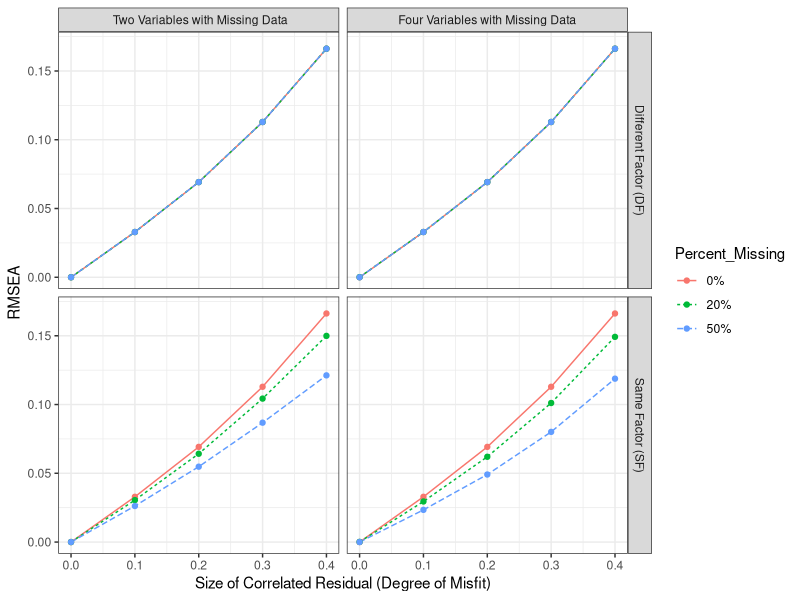
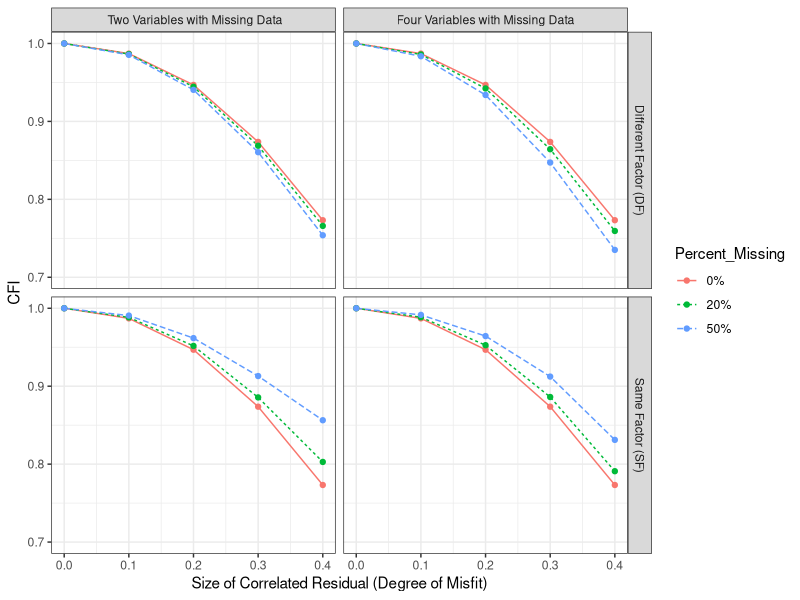
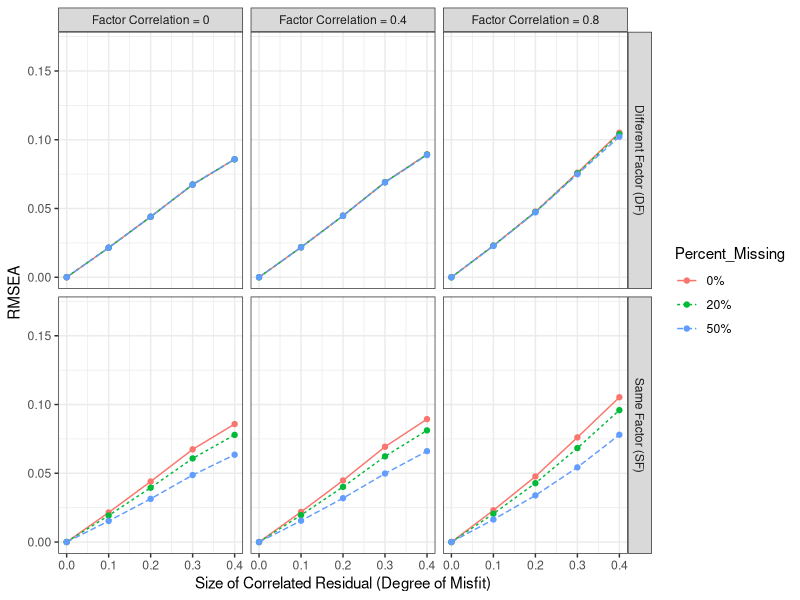
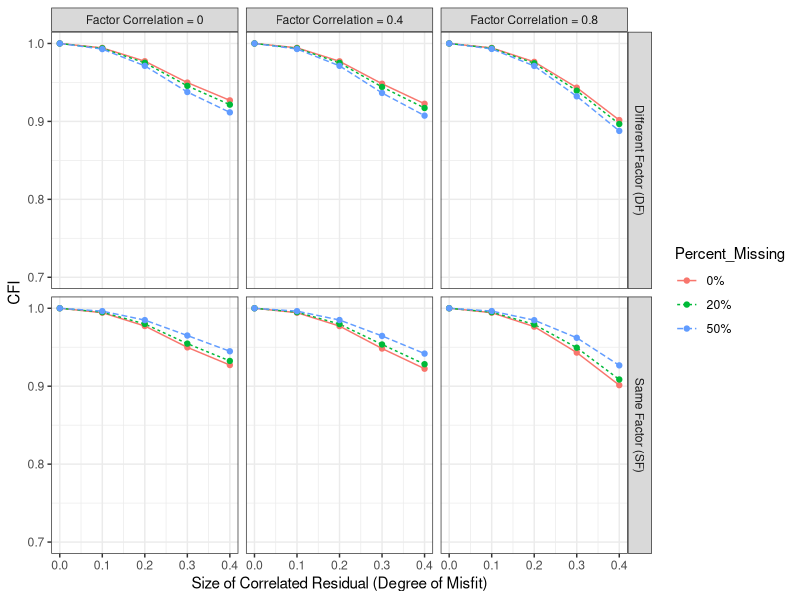
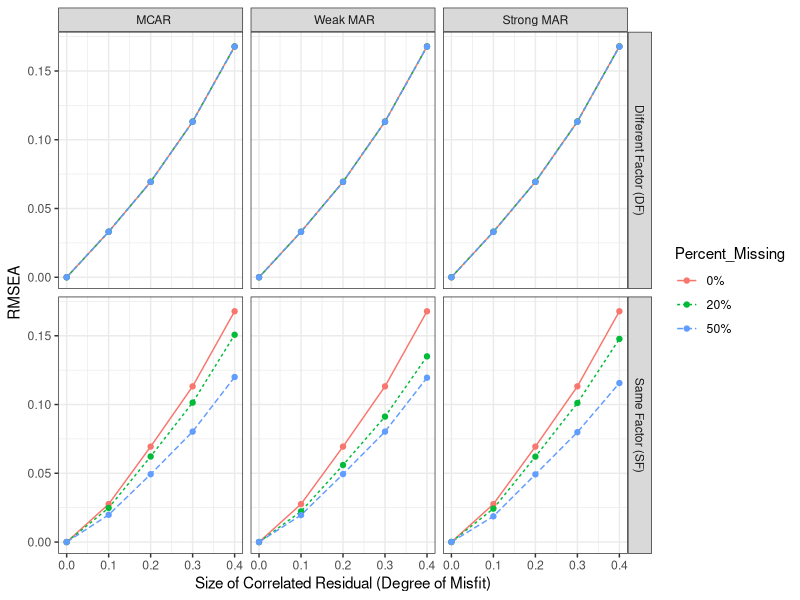
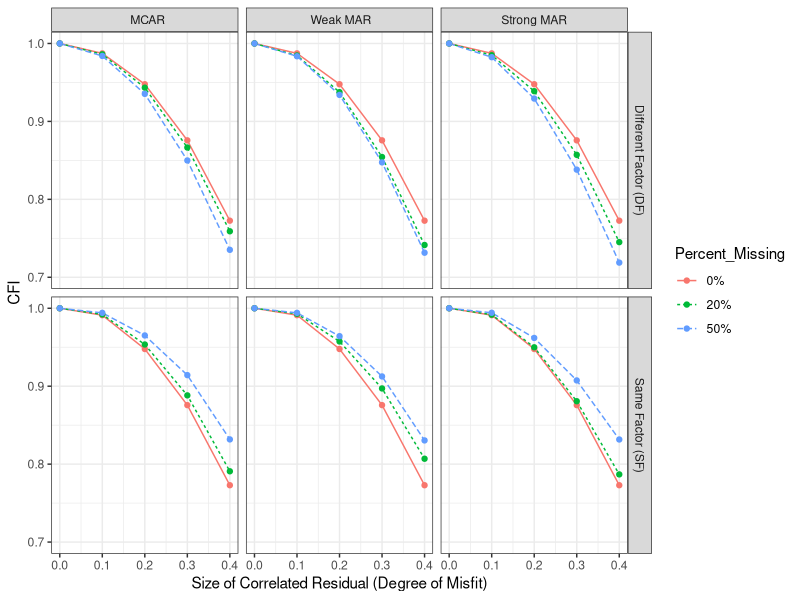
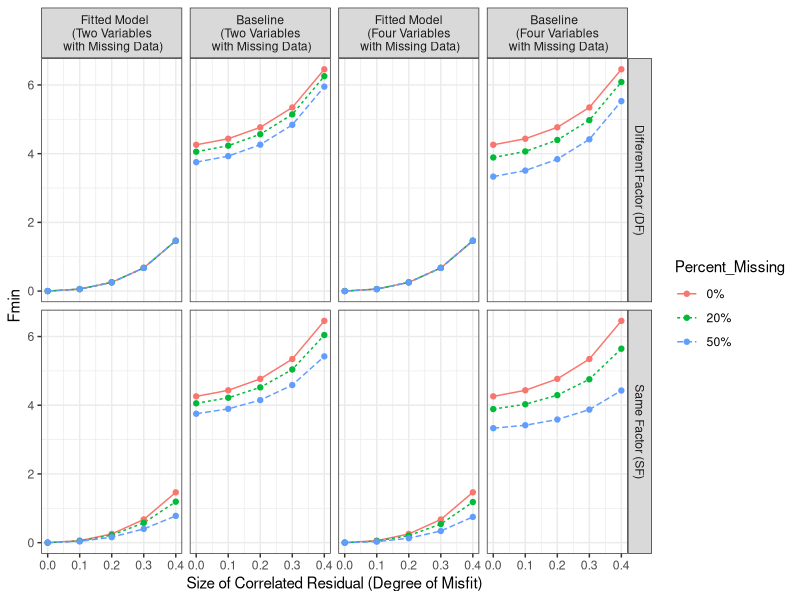

These figures' R source, in order:
library(dplyr)
library(ggplot2)
library(reshape2)

data <- read.csv("data_study1.csv")
data

str(data)

##Note: Figure 2 is graphed the last because it is the most complicated

### Location of misfit vs Number of variables with missing. (i.e., Figure 1)
data1 <- filter(data,Number_Of_CR=="Two Correlated Residuals"
                & Missing_Mechanism=="  MCAR" 
                & FC=="Factor Correlation = 0" )
data1


ggplot(data1, aes(x=Size_Of_CR, y=RMSEA)) + 
  geom_line(aes(linetype=Percent_Missing, color=Percent_Missing)) + 
  geom_point(aes(color=Percent_Missing)) +
  facet_grid(Location_Of_Misfit~Number_of_Missing_Variables) +
  xlab("Size of Correlated Residual (Degree of Misfit)") +
  scale_y_continuous(limits = c(0, 0.17))+ 
  theme_bw() 

ggplot(data1, aes(x=Size_Of_CR, y=CFI)) + 
  geom_line(aes(linetype=Percent_Missing, color=Percent_Missing)) + 
  geom_point(aes(color=Percent_Missing)) +
  facet_grid(Location_Of_Misfit~Number_of_Missing_Variables) +
  xlab("Size of Correlated Residual (Degree of Misfit)")+
  scale_y_continuous(limits = c(0.70, 1))+ 
  theme_bw() 

filter(data,Number_Of_CR=="Two Correlated Residuals"
       & Missing_Mechanism=="  MCAR" 
       & FC=="Factor Correlation = 0" &
         Size_Of_CR=="0.4"&Number_of_Missing_Variables=="Four Variables with Missing Data"
       & Location_Of_Misfit=="Same Factor (SF)")
(0.166227-0.118801)/0.118801
#crossing cutoff point
filter(data,Number_Of_CR=="Two Correlated Residuals"
       & Missing_Mechanism=="  MCAR" 
       & FC=="Factor Correlation = 0" &
         Size_Of_CR=="0.3"&Number_of_Missing_Variables=="Four Variables with Missing Data"
       & Location_Of_Misfit=="Same Factor (SF)")

#Location of Misfit and Factor Correlation #i.e., Figure 3

data2 <- filter(data,Number_Of_CR == "One Correlated Residual"& 
                  Missing_Mechanism =="  MCAR" &
                  Number_of_Missing_Variables=="Four Variables with Missing Data")
data2

filter(data,Number_Of_CR == "One Correlated Residual"& 
         Missing_Mechanism =="  MCAR" &
         Number_of_Missing_Variables=="Four Variables with Missing Data" &
         FC=="Factor Correlation = 0.8" & Location_Of_Misfit=="Different Factor (DF)" & Size_Of_CR=="0.4") 

filter(data,Number_Of_CR == "Two Correlated Residuals"& 
         Missing_Mechanism =="  MCAR" &
         Number_of_Missing_Variables=="Four Variables with Missing Data" &
         FC=="Factor Correlation = 0.8" & Location_Of_Misfit=="Different Factor (DF)" & Size_Of_CR=="0.4") 
(0.1051-0.1022)/0.1051
(0.1749- 0.1736 )/0.1749




ggplot(data2, aes(x=Size_Of_CR , y=RMSEA)) + 
  geom_line(aes(linetype=Percent_Missing, color=Percent_Missing)) + 
  geom_point(aes(color=Percent_Missing))+
  facet_grid(Location_Of_Misfit~FC)+
  xlab("Size of Correlated Residual (Degree of Misfit)") + 
  scale_y_continuous(limits = c(0, 0.17))+ 
  theme_bw() 




ggplot(data2, aes(x=Size_Of_CR , y=CFI)) + 
  geom_line(aes(linetype=Percent_Missing, color=Percent_Missing)) + 
  geom_point(aes(color=Percent_Missing))+
  facet_grid(Location_Of_Misfit~FC)+
  xlab("Size of Correlated Residual (Degree of Misfit)") +
  scale_y_continuous(limits = c(0.70, 1))+ 
  theme_bw() 






### Location of Misfit vs Missing Mechanism #i.e., Figure 4
data3 <- filter(data,Number_Of_CR=="Two Correlated Residuals" & FC=="Factor Correlation = 0.4"
                &Number_of_Missing_Variables=="Four Variables with Missing Data")
data3

filter(data,Number_Of_CR=="Two Correlated Residuals" & FC=="Factor Correlation = 0.4"
       &Number_of_Missing_Variables=="Four Variables with Missing Data" & Missing_Mechanism ==" Weak MAR" 
       & Size_Of_CR=="0.4" & Location_Of_Misfit=="Same Factor (SF)")
(0.1678-0.1350 )/0.1678  
(0.1350- 0.1195) / 0.1350 

filter(data,Number_Of_CR=="Two Correlated Residuals" & FC=="Factor Correlation = 0.4"
       &Number_of_Missing_Variables=="Four Variables with Missing Data" & Missing_Mechanism =="  MCAR" 
       & Size_Of_CR=="0.4" & Location_Of_Misfit=="Same Factor (SF)")
(0.1678-0.1507)/0.1678
(0.1507-.12)/0.1507
filter(data,Number_Of_CR=="Two Correlated Residuals" & FC=="Factor Correlation = 0.4"
       &Number_of_Missing_Variables=="Four Variables with Missing Data" & Missing_Mechanism =="Strong MAR" 
       & Size_Of_CR=="0.4" & Location_Of_Misfit=="Same Factor (SF)")
(0.1678-0.1477)/0.1678
(0.1477-0.1156) /0.1477



ggplot(data3, aes(x=Size_Of_CR, y=RMSEA)) + 
  geom_line(aes(linetype=Percent_Missing, color=Percent_Missing)) + 
  geom_point(aes(color=Percent_Missing))+
  facet_grid(Location_Of_Misfit~Missing_Mechanism) +
  xlab("Size of Correlated Residual (Degree of Misfit)") + 
  scale_y_continuous(limits = c(0, 0.17))+ 
  theme_bw() 




ggplot(data3, aes(x=Size_Of_CR, y=CFI)) + 
  geom_line(aes(linetype=Percent_Missing, color=Percent_Missing)) + 
  geom_point(aes(color=Percent_Missing))+
  facet_grid(Location_Of_Misfit~Missing_Mechanism) +
  xlab("Size of Correlated Residual (Degree of Misfit)")+
  scale_y_continuous(limits = c(0.70, 1))+ 
  theme_bw() 




## Figure 2
####Fmin and Fmin_B

data4 <- data %>% filter(Number_Of_CR=="Two Correlated Residuals"& Missing_Mechanism=="  MCAR" & 
                           FC=="Factor Correlation = 0" &  Number_of_Missing_Variables==" Two Variables with Missing Data")
data4s <- melt(data4, measure.var=1:2)
data4s
tail(data4s, 100)


data4s$ModelHB <- rep(c("   Fitted Model \n (Two Variables \n with Missing Data)", 
                      "  Baseline  \n (Two Variables \n with Missing Data)"), each=nrow(data4s)/2)

data5 <- filter(data,Number_Of_CR=="Two Correlated Residuals"& Missing_Mechanism=="  MCAR" & FC=="Factor Correlation = 0" & 
                  Number_of_Missing_Variables=="Four Variables with Missing Data")
data5s <- melt(data5, measure.var=1:2)
data5s
tail(data5s, 100)
data5s$ModelHB <- rep(c(" Fitted Model \n (Four Variables \n with Missing Data)", 
                       "Baseline  \n (Four Variables \n with Missing Data)"), each=nrow(data5s)/2)

data6 <- rbind(data4s, data5s)
data6$Fmin <- data6$value

ggplot(data6, aes(x=Size_Of_CR, y=Fmin)) + 
  geom_line(aes(linetype=Percent_Missing, color=Percent_Missing)) + 
  geom_point(aes(color=Percent_Missing))+
  facet_grid(Location_Of_Misfit~ModelHB)+
  xlab("Size of Correlated Residual (Degree of Misfit)")+ 
  theme_bw() 

